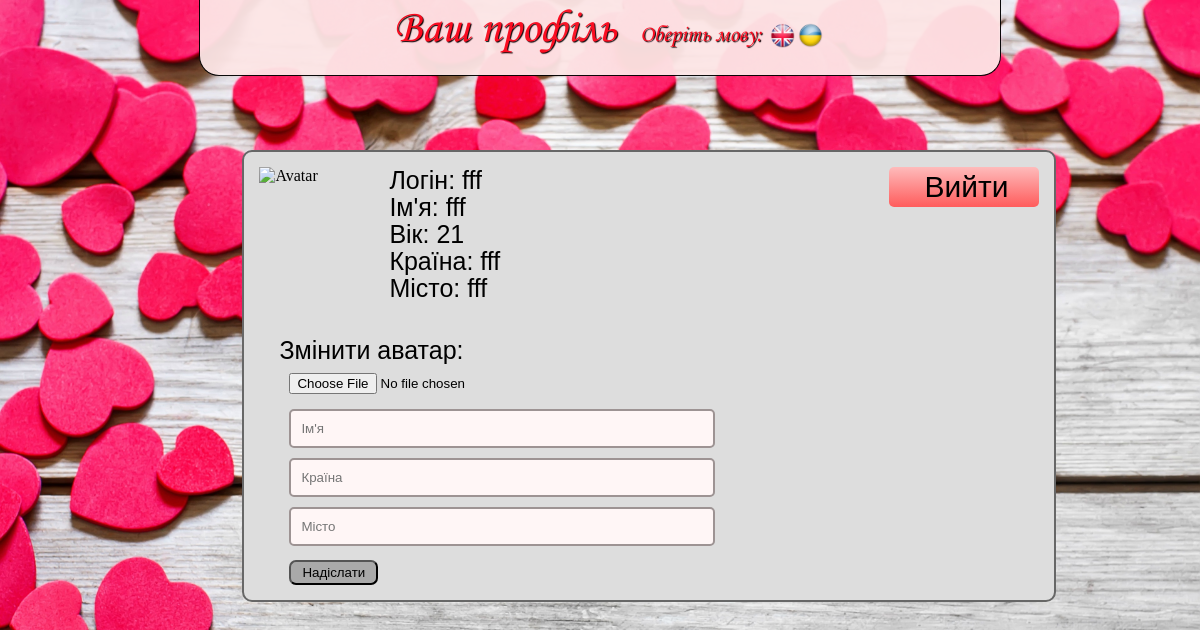
Page /profile.php (signed in) on the committed database.
### tables this page shows
CREATE TABLE IF NOT EXISTS `test_users` (
  `id` int(11) unsigned NOT NULL AUTO_INCREMENT,
  `login` varchar(30) NOT NULL,
  `email` varchar(255) NOT NULL,
  `name` varchar(255) NOT NULL,
  `age` int(3) NOT NULL,
  `country` varchar(255) NOT NULL,
  `city` varchar(255) NOT NULL,
  `password` varchar(32) NOT NULL,
  `gender` int(1) NOT NULL,
  `avatar` int(11) NOT NULL,
  `regdate` int(11) unsigned NOT NULL,
  PRIMARY KEY (`id`),
  UNIQUE KEY `login` (`login`,`email`)
);

### lang/ua.php (called while the page is built)
<?php
	$lang = array("registr"=>"Зареєструватись",
	"log"=>"Авторизуватись",
	"profile"=>"Ваш профіль",
	"lang"=>"Оберіть мову: ",
	"login" => "Введіть свій логін",
	"password"=>"Введіть свій пароль",
	"place_log"=>"Логін",
	"place_password"=>"Пароль",
	"send"=>"Надіслати",
	"already_auth"=>"Ви вже авторизувались. Ви можете використовувати ваш Профіль.",
	"email"=>"Введіть свій email",
	"pass_2"=>"Введіть свій пароль щераз",
	"place_pass2"=>"Повторіть пароль",
	"name"=>"Введітьс своє ім`я",
	"place_name"=>"Ім'я",
	"age"=>"Вкажіть свій вік",
	"place_age"=>"Вік",
	"country"=>"Країна",
	"place_country"=>"Країна",
	"city"=>"Вкажіть місто Вашого проживання",
	"place_city"=>"Місто",
	"gender"=>"Оберіть Вашу стать",
	"man"=>"Чоловік",
	"woman"=>"Жінка",
	"photo"=>"Додайте власне фото",
	"capcha"=>"Введіть код",
	"fileds1"=>"Поля з ",
	"fileds2"=>" повинні бути заповненими.",
	"ava"=>"Змінити аватар",
	"logout"=>"Вийти",
	"ban_profile"=>"Ви не можете переглянути свій профіль. Будь ласка, спочатку авторизуйтесь на сайті.",
	"page_log"=>"Сторінка авторизації",
	);
?>

### lib/database_class.php (called while the page is built, shortened)
<?php
	class DataBase {
		protected $config;
		protected $mysqli;
		public function __construct() {
			$this->config = new Config();
			$this->mysqli = new mysqli($this->config->host, $this->config->user, $this->config->password, $this->config->db);
			$this->mysqli->query("SET NAMES 'utf-8'");
		}
		public function query($query) {
			return $this->mysqli->query($query);
		}
		public function select($table_name, $fields, $where = "") {
			for ($i = 0; $i < count($fields); $i++) {
				if ((strpos($fields[$i], "(") === false) && ($fields[$i] != "*")) {
					$fields[$i] = "`".$fields[$i]."`";
				}
			}
			$fields = implode(",", $fields);
			$table_name = $this->config->db_prefix.$table_name;
			if ($where) $query = "SELECT $fields FROM $table_name WHERE $where";
			else $query = "SELECT $fields FROM $table_name";
			$result_set = $this->query($query);
			$i = 0;
			while ($row = $result_set->fetch_assoc()) {
				$data[$i] = $row;
				$i++;
			}
			return $data;
		}
	}
	$db = new DataBase();
?>

### profile.php (the view, shortened to what this page needs)
<?php
	require_once "lib/user_class.php";
	$array = $db->select("users", array("*"), "`login` = '$_SESSION[login]'");
	if ($array[0]["avatar"] < 2) {
		$avatar = $array[0]["avatar"];
	}
	else {
		$avatar = "avatars/".$array[0]["login"];
	}
?>
<!DOCTYPE html>
<html>
    <head>
        <link rel="stylesheet" href="css/style.css">
        <link rel="stylesheet" href="css/main_page.css">
        <link rel="stylesheet" href="css/profile.css">
		<?
			if(!isset($_COOKIE["lang"]) || $_COOKIE["lang"] == "null") {
				require_once "lang/ua.php";
			}
			else if ($_COOKIE["lang"] == "en") {
				require_once "lang/en.php";
			}
		?>
    </head>
    <body>
        <section id="menu">
			<?require_once "menu.php";?>
        </section>
        <? if(isset($_SESSION["login"]) && isset($_SESSION["password"])) { ?>
        <section id="profile">
            <div id="page">
					<img src="img/<?echo $avatar?>.jpg" alt="Avatar">
                <div class="login"><? echo $lang["place_log"]; ?>: <? echo $_SESSION["login"];?></div>
				<div class="login"><? echo $lang["place_name"]; ?>: <? echo $array[0]["name"];?></div>
				<div class="login"><? echo $lang["place_age"]; ?>: <? echo $array[0]["age"];?></div>
				<p class="login"><? echo $lang["place_country"]; ?>: <? echo $array[0]["country"];?></p>
				<p class="login"><? echo $lang["place_city"]; ?>: <? echo $array[0]["city"];?></p>
                <form name="cha" action="blocks/change.php" method="post" enctype="multipart/form-data" id="avatar">
					<p class="login"><? echo $lang["ava"]; ?>:</p><br><br>
					<input type="file" name="avatar"><br><br>
					<input type="text" name="name" class="my_input input_change" placeholder="<? echo $lang["place_name"]; ?>"><br>
					<input type="text" name="country" class="my_input input_change" placeholder="<? echo $lang["place_country"]; ?>"><br>
					<input type="text" name="city" class="my_input input_change" placeholder="<? echo $lang["place_city"]; ?>"><br><br>
					<input type="submit" name="change" class="send_avatar" value="<? echo $lang["send"]; ?>"><br>
				</form>
                <a href="blocks/logout.php" class="button" id="logout"><? echo $lang["logout"]; ?></a>
            </div>
        </section>
		<?} ?>
    </body>
</html>

### menu.php
<div class="menu">
	<ul class="list">
		<? if(!isset($_SESSION["login"]) && !isset($_SESSION["password"])) {?>
		<li><a href="index.php"><? echo $lang["registr"]; ?></a></li>
		<li><a href="login.php"><? echo $lang["log"]; ?></a></li>
		<? } else {?>
		<li><a href="profile.php"><? echo $lang["profile"]; ?></a></li>
		<? } ?>
		<li id="lang">
			<? echo $lang["lang"]; ?>
			<p id="ua"><img src="img/ua.png" title="Українська" alt="Українська"></p>
			<p id="en"><img src="img/en.png" title="English" alt="English"></p>
		</li>
	</ul>
</div>

### css/style.css (style rules this page uses)
* { margin: 0; padding: 0; outline: none; }
body { background-image: url(../img/Valentino-diena-su-FM99.jpg); background-size: 100%; background-size: cover; background-repeat: repeat; }
.my_input { width: 90%; height: 35px; padding-left: 10px; padding-right: 12px; border: 2px solid #9d9393; border-radius: 5px; -webkit-border-radius: 5px; -o-border-radius: 5px; -moz-border-radius: 5px; background-color: #fff6f6; margin-left: 12px; }
.button { padding: 3px 35px; background: rgb(254,187,187); background: -moz-linear-gradient(top, rgba(254,187,187,1) 0%, rgba(254,144,144,1) 45%, rgba(255,92,92,1) 100%); background: -webkit-gradient(linear, left top, left bottom, color-stop(0%,rgba(254,187,187,1)), color-stop(45%,rgba(254,144,144,1)), color-stop(100%,rgba(255,92,92,1))); background: -webkit-linear-gradient(top, rgba(254,187,187,1) 0%,rgba(254,144,144,1) 45%,rgba(255,92,92,1) 100%); background: -o-linear-gradient(top, rgba(254,187,187,1) 0%,rgba(254,144,144,1) 45%,rgba(255,92,92,1) 100%); background: -ms-linear-gradient(top, rgba(254,187,187,1) 0%,rgba(254,144,144,1) 45%,rgba(255,92,92,1) 100%); background: linear-gradient(to bottom, rgba(254,187,187,1) 0%,rgba(254,144,144,1) 45%,rgba(255,92,92,1) 100%); border-radius: 5px; font-family: 'Montserrat', sans-serif; color: black; margin: 10px 0 30px 10%; width: 80%; font-family: "Text", sans-serif; font-size: 30px; cursor: pointer; }

### css/main_page.css (style rules this page uses)
#menu { width: 100%; float: left; }
.menu { background: #fde6e6; border: 1px solid black; -webkit-border: 1px solid black; -o-border: 1px solid black; -moz-border: 1px solid black; border-top: 0; border-radius: 0 0 20px 20px; -webkit-border-radius: 0 0 20px 20px; -o-border-radius: 0 0 20px 20px; -moz-border-radius: 0 0 20px 20px; height: 75px; width: 800px; margin: 0 auto; text-align: center; opacity: 0.95; }
.list { float: left; margin-top: 5px; margin-bottom: 5px; text-align: center; width: 100%; }
.list li { display: inline-block; margin-left: 20px; font-size: 46px; font-family: "Menu", sans-serif; text-shadow: 1px 1px 1px black; }
.list li a { color: #fa0b1d; text-decoration: none; }
#lang { font-size: 23px; color: #fa0b1d; text-shadow: 1px 1px 1px black; right: 200px; }
#en, #ua { float: right; }
#en { margin-left: 8px; }
#lang p img { width: 25px; height: 25px; margin-bottom: -6px; margin-right: 3px; cursor: pointer; }

### css/profile.css (style rules this page uses)
#page { position: absolute; margin: 150px 0 0 20.2%; background: rgb(221, 221, 221); padding: 15px; border: 2px solid #676767; border-radius: 10px; width: 780px; }
#page img { width: 120px; height: 150px; float: left; }
.login { float: left; font-family: 'Prof', sans-serif; font-size: 25px; color: black; margin: -1px 10px; width: 600px; }
#page form { float: left; margin-top: 35px; margin-left: -110px; }
#page form input { margin-left: 20px; }
#avatar input { float: left; }
#logout { margin-top: 0; right: 15px; position: absolute; width: 80px; text-decoration: none; text-align:center; }
.send_avatar { background-color: darkgrey; padding: 3px 11px; margin-top: 4px; border-radius: 7px; font-family: "Prof",sans-serif; }
.input_change { margin-bottom: 10px; margin-right: 200px; width: 400px; }

### rows in the picture
test_users: name "fff", age "21", country "fff", city "fff"

### other values in the picture
$lang["profile"] "Ваш профіль"
$lang["lang"] "Оберіть мову:"
$lang["place_log"] "Логін"
$_SESSION["login"] "fff"
$lang["place_name"] "Ім'я"
$lang["place_age"] "Вік"
$lang["place_country"] "Країна"
$lang["place_city"] "Місто"
$lang["ava"] "Змінити аватар"
$lang["logout"] "Вийти"
